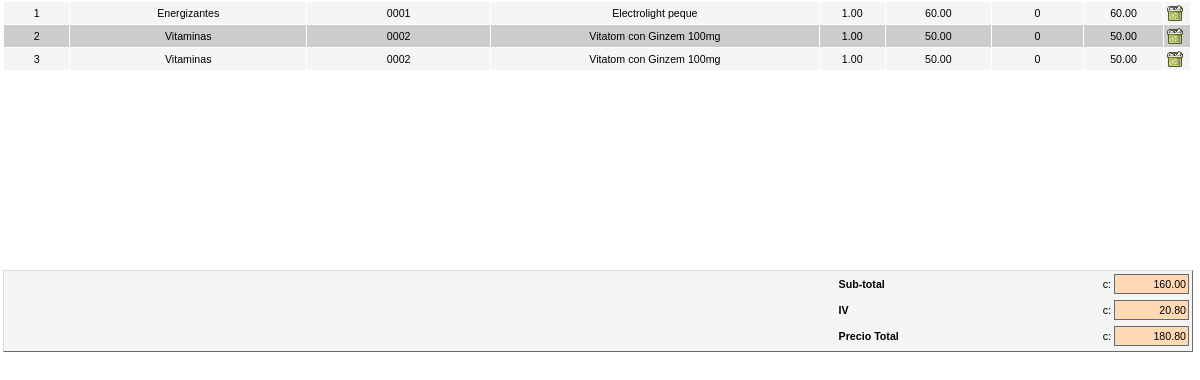
Page /includes/ventas_facturas/frame_lineas.php on the committed database.
### tables this page shows
CREATE TABLE IF NOT EXISTS `factulineatmp` (
  `codfactura` int(11) NOT NULL,
  `numlinea` int(4) NOT NULL AUTO_INCREMENT,
  `codfamilia` int(3) NOT NULL,
  `codigo` varchar(15) NOT NULL,
  `cantidad` decimal(19,2) NOT NULL,
  `precio` decimal(19,2) NOT NULL,
  `importe` decimal(19,2) NOT NULL,
  `dcto` tinyint(4) NOT NULL,
  PRIMARY KEY (`codfactura`,`numlinea`)
);

CREATE TABLE IF NOT EXISTS `familias` (
  `codfamilia` int(5) NOT NULL AUTO_INCREMENT,
  `nombre` varchar(35) DEFAULT NULL,
  `borrado` varchar(1) NOT NULL DEFAULT '0',
  PRIMARY KEY (`codfamilia`)
);

CREATE TABLE IF NOT EXISTS `articulos` (
  `codarticulo` int(10) NOT NULL AUTO_INCREMENT,
  `codfamilia` int(5) NOT NULL,
  `referencia` varchar(35) NOT NULL,
  `descripcion` varchar(35) NOT NULL,
  `impuesto` float NOT NULL,
  `codproveedor1` int(5) NOT NULL DEFAULT '1',
  `codproveedor2` int(5) NOT NULL,
  `descripcion_corta` varchar(35) NOT NULL,
  `codubicacion` int(3) NOT NULL,
  `stock` int(10) NOT NULL,
  `stock_minimo` int(8) NOT NULL,
  `aviso_minimo` varchar(1) NOT NULL DEFAULT '0',
  `datos_producto` varchar(200) NOT NULL,
  `fecha_alta` date NOT NULL DEFAULT '0000-00-00',
  `codembalaje` int(3) NOT NULL,
  `unidades_caja` int(8) NOT NULL,
  `precio_ticket` varchar(1) NOT NULL DEFAULT '0',
  `modificar_ticket` varchar(1) NOT NULL DEFAULT '0',
  `observaciones` text NOT NULL,
  `precio_compra` decimal(19,2) DEFAULT NULL,
  `precio_almacen` decimal(19,2) DEFAULT NULL,
  `precio_tienda` decimal(19,2) DEFAULT NULL,
  `precio_pvp` decimal(19,2) DEFAULT NULL,
  `precio_iva` decimal(19,2) DEFAULT NULL,
  `codigobarras` varchar(15) NOT NULL,
  `imagen` varchar(200) NOT NULL,
  `borrado` varchar(1) NOT NULL DEFAULT '0',
  PRIMARY KEY (`codarticulo`)
);

### includes/sys/conexion.php (called while the page is built, shortened)
<?php
class conexion {
    private $conexion;
    public function conexion() {
        if (!isset($this->conexion)) {
            $this->conexion = (mysql_connect("127.0.0.1", "root", "")) ;
        }
        $this->getParamentros();
    }
    public function consulta($consulta) {
        $resultado = mysql_query($consulta, $this->conexion);
        return $resultado;
    }
    public function num_rows($consulta) {
        return mysql_num_rows($consulta);
    }
    public function getParamentros() {
        $query_tmp = "SELECT * FROM parametros WHERE indice=1";
        $rs_tmp = mysql_query($query_tmp, $this->conexion);
        $bbquery_tmp = "SELECT * FROM parametros WHERE indice=1";
        $bbrs_tmp = mysql_query($bbquery_tmp, $this->conexion);
    }
}

### includes/ventas_facturas/frame_lineas.php (the view, shortened to what this page needs)
<link href="../estilos/estilos.css" type="text/css" rel="stylesheet">
<?php
require "../sys/conexion.php";
$conn = new conexion();
$codfacturatmp = @$_POST["codfacturatmp"];
if (@$modif <> 1) {
    if (!isset($codfacturatmp)) {
        $codfacturatmp = @$_GET["codfacturatmp"];
    }
}
?>
<div id="xdetalle" align="center">
    <table class="fuente8" width="100%" cellspacing=1 cellpadding=3 border=0 ID="Table1">
        <?php
        $baseimp = 0;
        $sel_lineas = "SELECT factulineatmp.*,articulos.*,familias.nombre as nombrefamilia FROM factulineatmp,articulos,familias WHERE factulineatmp.codfactura='$codfacturatmp' AND factulineatmp.codigo=articulos.codarticulo AND factulineatmp.codfamilia=articulos.codfamilia AND articulos.codfamilia=familias.codfamilia ORDER BY factulineatmp.numlinea ASC";
        $rs_lineas = @$conn->consulta($sel_lineas);
        for ($i = 0; $i < @@$conn->num_rows($rs_lineas); $i++) {
            @$numlinea = mysql_result($rs_lineas, $i, "numlinea");
            @$nombrefamilia = mysql_result($rs_lineas, $i, "nombrefamilia");
            @$referencia = mysql_result($rs_lineas, $i, "referencia");
            @$descripcion = mysql_result($rs_lineas, $i, "descripcion");
            @$cantidad = mysql_result($rs_lineas, $i, "cantidad");
            @$precio = mysql_result($rs_lineas, $i, "precio");
            @$importe = mysql_result($rs_lineas, $i, "importe");
            @$baseimp = $importe + $baseimp;
            $descuento = mysql_result($rs_lineas, $i, "dcto");
            if ($i % 2) {
                $fondolinea = "itemParTabla";
            } else {
                $fondolinea = "itemImparTabla";
            }
            ?>
            <tr class="<?php echo $fondolinea ?>">
                <td width="5%"><div align="center"><?php echo $i + 1 ?></div></td>
                <td width="18%"><div align="center"><?php echo $nombrefamilia ?></div></td>
                <td width="14%"><div align="center"><?php echo $referencia ?></div></td>
                <td width="25%"><div align="center"><?php echo $descripcion ?></div></td>
                <td width="5%" class="aCentro"><?php echo $cantidad ?></td>
                <td width="8%" class="aCentro"><?php echo $precio ?></td>
                <td width="7%" class="aCentro"><?php echo $descuento ?></td>
                <td width="6%" class="aCentro"><?php echo number_format($importe, 2, ".", ","); ?></td>
                <td width="2%"><a href="javascript:eliminar_linea(<?php echo $codfacturatmp ?>,<?php echo $numlinea ?>,<?php echo $importe ?>)"><img src="../img/eliminar.png" border="0"></a></td>
            </tr>
            <?php
        }
        $baseiva = $baseimp * (number_format($ivaimp, 2, ".", ",") / 100);
        $preciotot = $baseimp + $baseiva;
        ?>
    </table>
</div>
<div id="ztotales" align="center">
    <table width="30%" border=0 align="right" cellpadding=3 cellspacing=0 class="fuente8">
        <tr>
            <td width="70%" class="busqueda"><b>Sub-total</b></td>
            <td width="30%" align="right"><div align="right"><?php echo $simbolomoneda ?>
                    <input class="cajaTotales" name="baseimponible" type="text" id="baseimponible" size="12" value="<?php echo number_format($baseimp, 2, ".", ","); ?>" align="right" readonly>
                </div></td>
        </tr>
        <tr>
            <td class="busqueda"><b>IV</b></td>
            <td align="right"><div align="right"><?php echo $simbolomoneda ?>
                    <input class="cajaTotales" name="baseimpuestos" type="text" id="baseimpuestos" size="12" align="right" value="<?php echo number_format($baseiva, 2, ".", ","); ?>" readonly>
                </div></td>
        </tr>
        <tr>
            <td class="busqueda"><b>Precio Total</b></td>
            <td align="right"><div align="right"><?php echo $simbolomoneda ?>
                    <input class="cajaTotales" name="preciototal" type="text" id="preciototal" size="12" align="right" value="<?php echo number_format($preciotot, 2, ".", ","); ?>" readonly>
                </div></td>
        </tr>
    </table>
</div>

### includes/estilos/estilos.css (style rules this page uses)
#ztotales { position:absolute; top:270px; left:3px; width:99%; height:80px; background-color:#f5f5f5; border-top:solid 1px #dcdcdc; border-left:solid 1px #dcdcdc; border-right:solid 1px #696969; border-bottom:solid 1px #696969; }
#xdetalle { position:absolute; top:1px; left:3px; width:99%; height:257px; overflow: auto; }
.itemParTabla { background-color:#ccc; }
.itemImparTabla { background-color:#f5f5f5; }
a:link { font:8pt verdana,arial; color:#000; }
.fuente8 { font:8pt helvetica; }
.aCentro { text-align:center; }
.cajaTotales { background-color:#FFD9B3; font:8pt helvetica; color:#000; width:75px; border-color:#696969; border-style :solid; border-width :1px; height:15pt; text-align:right; }

### rows in the picture
factulineatmp: familias.nombre "Energizantes", articulos.referencia "0001", articulos.descripcion "Electrolight peque", cantidad "1.00", precio "60.00", dcto "0", importe "60.00"
factulineatmp: familias.nombre "Vitaminas", articulos.referencia "0002", articulos.descripcion "Vitatom con Ginzem 100mg", cantidad "1.00", precio "50.00", dcto "0", importe "50.00"
factulineatmp: familias.nombre "Vitaminas", articulos.referencia "0002", articulos.descripcion "Vitatom con Ginzem 100mg", cantidad "1.00", precio "50.00", dcto "0", importe "50.00"

### other values in the picture
$simbolomoneda "c:"
